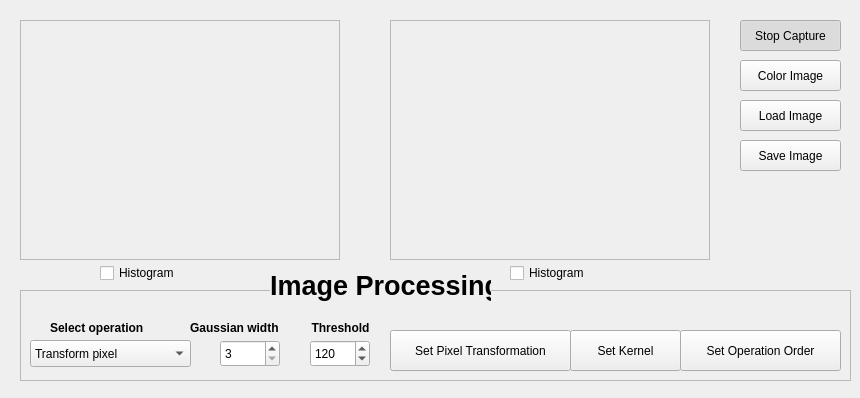
<?xml version="1.0" encoding="UTF-8"?>
<ui version="4.0">
 <class>MainWindow</class>
 <widget class="QWidget" name="MainWindow">
  <property name="geometry">
   <rect>
    <x>0</x>
    <y>0</y>
    <width>860</width>
    <height>398</height>
   </rect>
  </property>
  <property name="windowTitle">
   <string>Proyecto de Visión Artificial</string>
  </property>
  <widget class="QFrame" name="imageFrameS">
   <property name="geometry">
    <rect>
     <x>20</x>
     <y>20</y>
     <width>320</width>
     <height>240</height>
    </rect>
   </property>
   <property name="frameShape">
    <enum>QFrame::StyledPanel</enum>
   </property>
   <property name="frameShadow">
    <enum>QFrame::Raised</enum>
   </property>
  </widget>
  <widget class="QFrame" name="imageFrameD">
   <property name="geometry">
    <rect>
     <x>390</x>
     <y>20</y>
     <width>320</width>
     <height>240</height>
    </rect>
   </property>
   <property name="frameShape">
    <enum>QFrame::StyledPanel</enum>
   </property>
   <property name="frameShadow">
    <enum>QFrame::Raised</enum>
   </property>
  </widget>
  <widget class="QPushButton" name="captureButton">
   <property name="geometry">
    <rect>
     <x>740</x>
     <y>20</y>
     <width>101</width>
     <height>31</height>
    </rect>
   </property>
   <property name="text">
    <string>Stop Capture</string>
   </property>
   <property name="checkable">
    <bool>true</bool>
   </property>
   <property name="checked">
    <bool>true</bool>
   </property>
  </widget>
  <widget class="QPushButton" name="colorButton">
   <property name="geometry">
    <rect>
     <x>740</x>
     <y>60</y>
     <width>101</width>
     <height>31</height>
    </rect>
   </property>
   <property name="text">
    <string>Color Image</string>
   </property>
   <property name="checkable">
    <bool>true</bool>
   </property>
   <property name="checked">
    <bool>false</bool>
   </property>
  </widget>
  <widget class="QPushButton" name="loadButton">
   <property name="geometry">
    <rect>
     <x>740</x>
     <y>100</y>
     <width>101</width>
     <height>31</height>
    </rect>
   </property>
   <property name="text">
    <string>Load Image</string>
   </property>
   <property name="checkable">
    <bool>false</bool>
   </property>
   <property name="checked">
    <bool>false</bool>
   </property>
  </widget>
  <widget class="QFrame" name="processingFrame">
   <property name="geometry">
    <rect>
     <x>20</x>
     <y>290</y>
     <width>831</width>
     <height>91</height>
    </rect>
   </property>
   <property name="frameShape">
    <enum>QFrame::StyledPanel</enum>
   </property>
   <property name="frameShadow">
    <enum>QFrame::Raised</enum>
   </property>
   <widget class="QComboBox" name="operationComboBox">
    <property name="geometry">
     <rect>
      <x>10</x>
      <y>50</y>
      <width>161</width>
      <height>27</height>
     </rect>
    </property>
    <item>
     <property name="text">
      <string>Transform pixel</string>
     </property>
    </item>
    <item>
     <property name="text">
      <string>Thresholding</string>
     </property>
    </item>
    <item>
     <property name="text">
      <string>Equalize</string>
     </property>
    </item>
    <item>
     <property name="text">
      <string>Gaussian Blur</string>
     </property>
    </item>
    <item>
     <property name="text">
      <string>Median Blur</string>
     </property>
    </item>
    <item>
     <property name="text">
      <string>Linear Filter</string>
     </property>
    </item>
    <item>
     <property name="text">
      <string>Dilate</string>
     </property>
    </item>
    <item>
     <property name="text">
      <string>Erode</string>
     </property>
    </item>
    <item>
     <property name="text">
      <string>Apply several...</string>
     </property>
    </item>
   </widget>
   <widget class="QLabel" name="operationLabel">
    <property name="geometry">
     <rect>
      <x>30</x>
      <y>30</y>
      <width>121</width>
      <height>17</height>
     </rect>
    </property>
    <property name="text">
     <string>&lt;html&gt;&lt;head/&gt;&lt;body&gt;&lt;p&gt;&lt;span style=&quot; font-weight:600;&quot;&gt;Select operation&lt;/span&gt;&lt;/p&gt;&lt;/body&gt;&lt;/html&gt;</string>
    </property>
   </widget>
   <widget class="QLabel" name="gaussianLabel">
    <property name="geometry">
     <rect>
      <x>170</x>
      <y>30</y>
      <width>111</width>
      <height>17</height>
     </rect>
    </property>
    <property name="text">
     <string>&lt;html&gt;&lt;head/&gt;&lt;body&gt;&lt;p&gt;&lt;span style=&quot; font-weight:600;&quot;&gt;Gaussian width&lt;/span&gt;&lt;/p&gt;&lt;/body&gt;&lt;/html&gt;</string>
    </property>
   </widget>
   <widget class="QSpinBox" name="thresholdSpinBox">
    <property name="geometry">
     <rect>
      <x>290</x>
      <y>50</y>
      <width>60</width>
      <height>27</height>
     </rect>
    </property>
    <property name="maximum">
     <number>255</number>
    </property>
    <property name="value">
     <number>120</number>
    </property>
   </widget>
   <widget class="QLabel" name="gaussianLabel_2">
    <property name="geometry">
     <rect>
      <x>280</x>
      <y>30</y>
      <width>81</width>
      <height>17</height>
     </rect>
    </property>
    <property name="text">
     <string>&lt;html&gt;&lt;head/&gt;&lt;body&gt;&lt;p align=&quot;center&quot;&gt;&lt;span style=&quot; font-weight:600;&quot;&gt;Threshold&lt;/span&gt;&lt;/p&gt;&lt;/body&gt;&lt;/html&gt;</string>
    </property>
   </widget>
   <widget class="QPushButton" name="kernelButton">
    <property name="geometry">
     <rect>
      <x>550</x>
      <y>40</y>
      <width>111</width>
      <height>41</height>
     </rect>
    </property>
    <property name="text">
     <string>Set Kernel</string>
    </property>
   </widget>
   <widget class="QPushButton" name="operOrderButton">
    <property name="geometry">
     <rect>
      <x>660</x>
      <y>40</y>
      <width>161</width>
      <height>41</height>
     </rect>
    </property>
    <property name="text">
     <string>Set Operation Order</string>
    </property>
   </widget>
   <widget class="QPushButton" name="pixelTButton">
    <property name="geometry">
     <rect>
      <x>370</x>
      <y>40</y>
      <width>181</width>
      <height>41</height>
     </rect>
    </property>
    <property name="text">
     <string>Set Pixel Transformation</string>
    </property>
   </widget>
   <widget class="QSpinBox" name="gaussWidthBox">
    <property name="geometry">
     <rect>
      <x>200</x>
      <y>50</y>
      <width>60</width>
      <height>27</height>
     </rect>
    </property>
    <property name="minimum">
     <number>3</number>
    </property>
    <property name="maximum">
     <number>19</number>
    </property>
    <property name="singleStep">
     <number>2</number>
    </property>
    <property name="value">
     <number>3</number>
    </property>
   </widget>
  </widget>
  <widget class="QPushButton" name="saveButton">
   <property name="geometry">
    <rect>
     <x>740</x>
     <y>140</y>
     <width>101</width>
     <height>31</height>
    </rect>
   </property>
   <property name="text">
    <string>Save Image</string>
   </property>
   <property name="checkable">
    <bool>false</bool>
   </property>
   <property name="checked">
    <bool>false</bool>
   </property>
  </widget>
  <widget class="QCheckBox" name="Ori_checkHisogram">
   <property name="geometry">
    <rect>
     <x>100</x>
     <y>260</y>
     <width>96</width>
     <height>26</height>
    </rect>
   </property>
   <property name="text">
    <string>Histogram</string>
   </property>
  </widget>
  <widget class="QCheckBox" name="Dest_checkHistogram">
   <property name="geometry">
    <rect>
     <x>510</x>
     <y>260</y>
     <width>96</width>
     <height>26</height>
    </rect>
   </property>
   <property name="text">
    <string>Histogram</string>
   </property>
  </widget>
  <widget class="QLabel" name="label">
   <property name="geometry">
    <rect>
     <x>270</x>
     <y>270</y>
     <width>221</width>
     <height>31</height>
    </rect>
   </property>
   <property name="autoFillBackground">
    <bool>true</bool>
   </property>
   <property name="text">
    <string>&lt;html&gt;&lt;head/&gt;&lt;body&gt;&lt;p&gt;&lt;span style=&quot; font-size:20pt; font-weight:600;&quot;&gt;Image Processing&lt;/span&gt;&lt;/p&gt;&lt;/body&gt;&lt;/html&gt;</string>
   </property>
   <property name="textFormat">
    <enum>Qt::RichText</enum>
   </property>
  </widget>
 </widget>
 <resources/>
 <connections/>
</ui>
